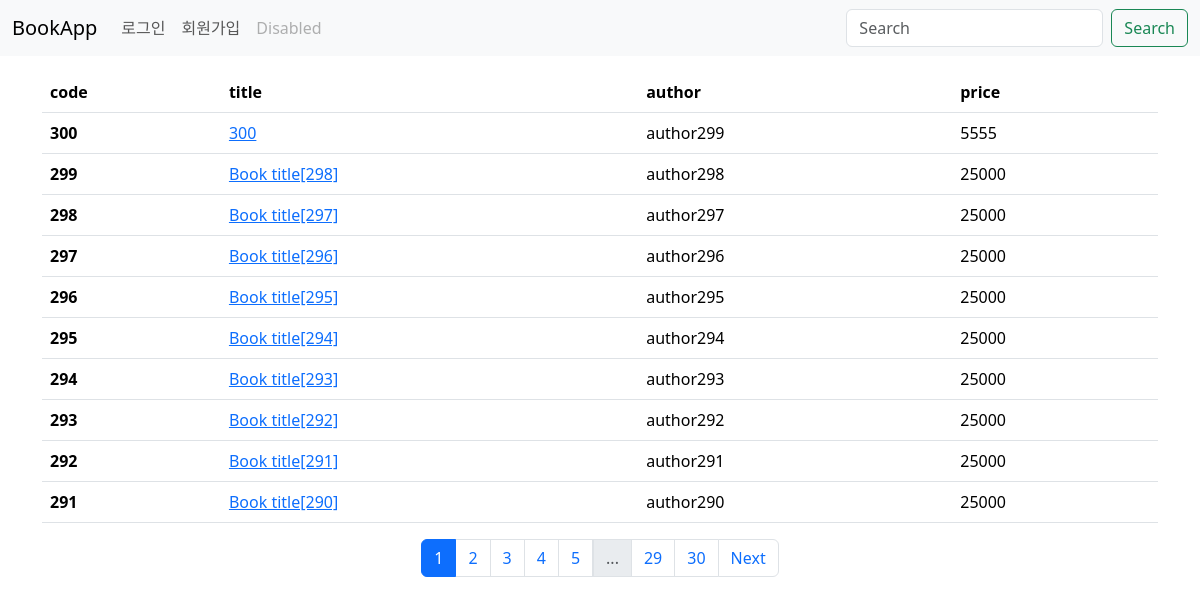
/book/list/, run on the app's committed database.
### book/models.py (models this page shows)
class Book(db.Model):
    code = db.Column(db.Integer, primary_key=True)
    title = db.Column(db.String(100), nullable=False)
    author = db.Column(db.String(50), nullable=False)
    price = db.Column(db.Integer, nullable=False)
    description = db.Column(db.Text())
    created = db.Column(db.DateTime(), nullable=False)

### book/views/book_views.py (the view)
@bp.route("/list/")
def list():
    page = request.args.get("page", type=int, default=1)
    books = Book.query.order_by(Book.code.desc())
    books = books.paginate(page=page, per_page=10)
    return render_template("book/list.html", books=books)

### book/views/auth_views.py (called while the page is built)
@bp.before_app_request  # 라우팅 함수보다 항상 먼저 실행해주세요
def load_logged_in_user():
    user_id = session.get("user_id")
    if user_id is None:  # (js) = undefined
        g.user = None
    else:
        g.user = User.query.get(user_id)

### book/templates/book/list.html (shortened to what this page needs)
{% extends "base.html" %} {% block content %}
<table class="table">
  <thead>
    <tr>
      <th scope="col">code</th>
      <th scope="col">title</th>
      <th scope="col">author</th>
      <th scope="col">price</th>
    </tr>
  </thead>
  <tbody>
    {% for book in books %}
    <tr>
      <th scope="row">{{book.code}}</th>
      <td><a href="{{ url_for('book.detail', code=book.code) }}">{{book.title}}</a></td>
      <td>{{book.author}}</td>
      <td>{{book.price}}</td>
    </tr>
    {% endfor %}
  </tbody>
</table>
<nav>
  <ul class="pagination justify-content-center">
     {% for page_num in books.iter_pages() %} {% if page_num %}
    <li class="page-item {% if page_num == books.page %}active{% endif %}">
      <a class="page-link" href="?page={{page_num}}" aria-current="page">{{page_num}}</a>
    </li>
    {% else %}
    <li class="disabled"><a class="page-link" href="javascript:void(0)">...</a></li>
    {% endif %} {% endfor %} {% if books.has_next %}
    <li class="page-item"><a class="page-link" href="?page={{books.next_num}}">Next</a></li>
    {% endif %}
  </ul>
</nav>
{% endblock %}

### book/templates/base.html (shortened to what this page needs)
<!DOCTYPE html>
<html lang="en">
  <head>
    <link
      href="https://cdn.jsdelivr.net/npm/bootstrap@5.3.6/dist/css/bootstrap.min.css"
      rel="stylesheet"
    />
  </head>
  <body>
    {% include "navbar.html" %}
    <div>
      <div class="container mt-3">{% block content %}{% endblock %}</div>
    </div>
  </body>
</html>

### book/templates/navbar.html (shortened to what this page needs)
<nav class="navbar navbar-expand-lg bg-body-tertiary">
  <div class="container-fluid">
    <a class="navbar-brand" href="/">BookApp</a>
    <div class="collapse navbar-collapse" id="navbarSupportedContent">
      <ul class="navbar-nav me-auto mb-2 mb-lg-0">
        {%if g.user %}
        <li class="nav-item">
          <a class="nav-link active" aria-current="page" href="{{url_for('auth.logout')}}">로그아웃</a>
        </li>
        <li class="nav-item">
          <a class="nav-link" href="{{url_for('book.create')}}">도서입력</a>
        </li>
        {%else%}
        <li class="nav-item">
          <a class="nav-link" href="{{url_for('auth.login')}}">로그인</a>
        </li>
        <li class="nav-item">
          <a class="nav-link" href="{{url_for('auth.signup')}}">회원가입</a>
        </li>
        {%endif%}
        <li class="nav-item">
          <a class="nav-link disabled" aria-disabled="true">Disabled</a>
        </li>
      </ul>
      <form class="d-flex" role="search">
        <input class="form-control me-2" type="search" placeholder="Search" aria-label="Search" />
        <button class="btn btn-outline-success" type="submit">Search</button>
      </form>
    </div>
  </div>
</nav>

### data on the page
Book: code "300", title "300", author "author299", price "5555"
Book: code "299", title "Book title[298]", author "author298", price "25000"
Book: code "298", title "Book title[297]", author "author297", price "25000"
Book: code "297", title "Book title[296]", author "author296", price "25000"
Book: code "296", title "Book title[295]", author "author295", price "25000"
Book: code "295", title "Book title[294]", author "author294", price "25000"
Book: code "294", title "Book title[293]", author "author293", price "25000"
Book: code "293", title "Book title[292]", author "author292", price "25000"
Book: code "292", title "Book title[291]", author "author291", price "25000"
Book: code "291", title "Book title[290]", author "author290", price "25000"

### other printed values
{{ page_num }} "1" "2" "3" "4" "5" "29" "30"
